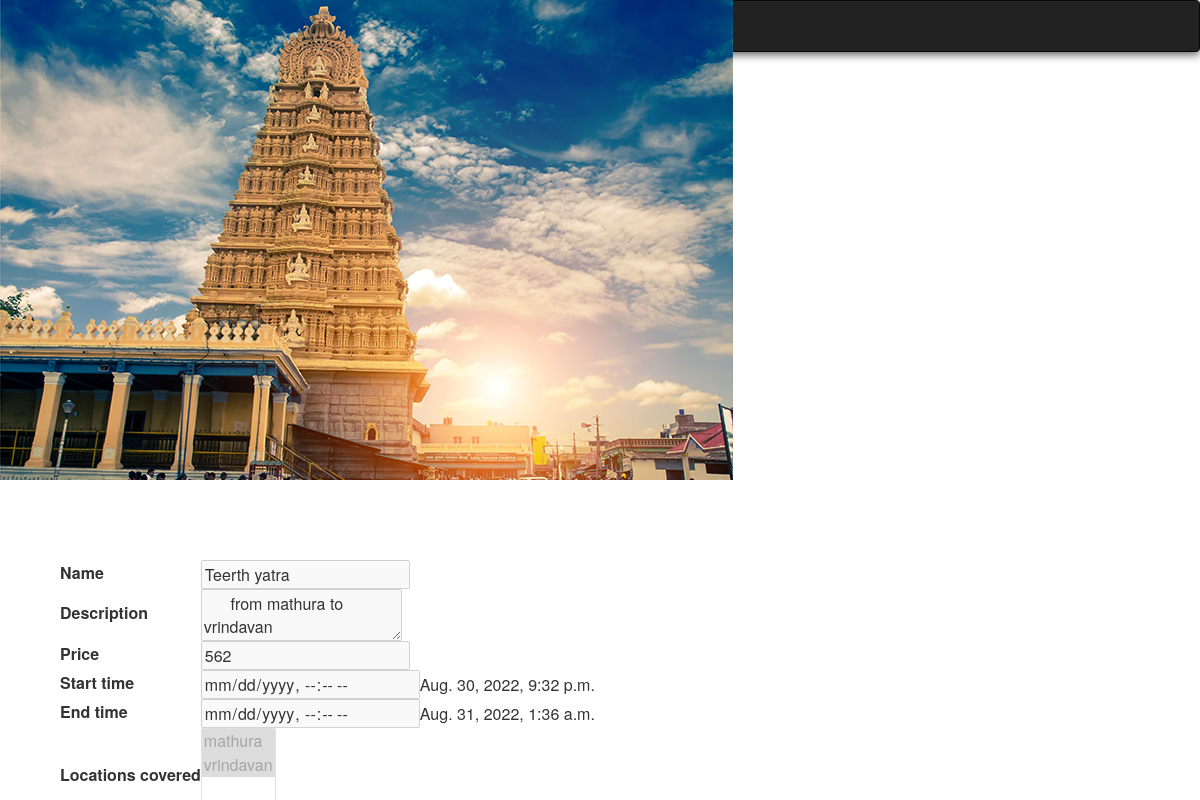
The page /customer/book_yatra/2 on the database its author committed.
### main_app/models.py (models this page shows, shortened)
class travel(models.Model):
    name=models.CharField(max_length=50)
    description=models.TextField()
    start_date=models.DateTimeField()
    end_date=models.DateTimeField()
    price=models.IntegerField()
    locations_covered=models.ManyToManyField(location)
    photo=models.ImageField(null=True)

### customers/views.py (the view)
# urls.py: path('book_yatra/<int:pid>',views.book_yatra),
def book_yatra(request,pid):
    if(request.method=='POST'):
        new_bookings=yatra_bookings()
        new_bookings.yatra=travel.objects.get(id=int(pid))
        new_bookings.yatra_user=app_users.objects.filter(email=request.user.username).first()
        new_bookings.save()
        return HttpResponseRedirect('/customer/view_yatras')
    current_yatra=travel.objects.get(id=int(pid))
    return render(request,"customers/book_yatra.html",{'yatra':current_yatra})

### templates/customers/book_yatra.html (shortened to what this page needs)
{% extends 'addons/customers/navigation.html'%}
{% block mymessage %}
      <div class="main">
           <table style="margin-left:5%;">
            <img src="{{yatra.photo.url}}">
    <form method="post" enctype="multipart/form-data" >
      <tr>
        <td><label for="name"> Name</label></td>
        <td><input type="text" name="name" id="name" value="{{yatra.name}}" disabled ></td> <br></tr>
        <tr>
          <td><label for="description"> Description</label></td>
            <td><textarea name="description" id="name"  disabled> {{yatra.description}}</textarea></td> <br></tr>
        <tr>
              <td><label for="price"> Price</label></td>
                <td><input type="number" name="price" id="name" value="{{yatra.price}}" disabled> </td><br></tr>
      <tr>
        <td><label for="start"> Start time</label></td>
          <td><input type="datetime-local" name="start" id="name" value="{{yatra.start_date}}" disabled >{{yatra.start_date}}</td> <br>
    </tr>
    <tr>
        <td><label for="end"> End time</label></td>
          <td><input type="datetime-local" name="end" id="name" value="{{yatra.end_date}}" disabled >{{yatra.end_date}}</td> <br>
    </tr>
      <tr>
        <td><label for="locations"> Locations covered</label></td>
          <td><select name="locations" id="name" multiple disabled  >
            {% for location in yatra.locations_covered.all %}
            <option value="{{location.id}}" selected>{{location.city}}</option>
            {% endfor %}
          </td>
    </tr>
    </form>
  </table>
</div>
{% endblock %}

### templates/addons/customers/navigation.html (style rules this page uses)
body { font-family: "Lato", sans-serif; background-repeat: no-repeat; background-size: cover; background-position: fixed; }
.main { margin-left: 0px; top:0; z-index:100; width:100%; position:fixed; }

### rows shown on the page
travel: photo (picture), name "Teerth yatra", description "from mathura to vrindavan", price "562", start_date "Aug. 30, 2022, 9:32 p.m.", end_date "Aug. 31, 2022, 1:36 a.m."

### other values the page prints
form field locations "mathura ☑ / vrindavan ☑"
